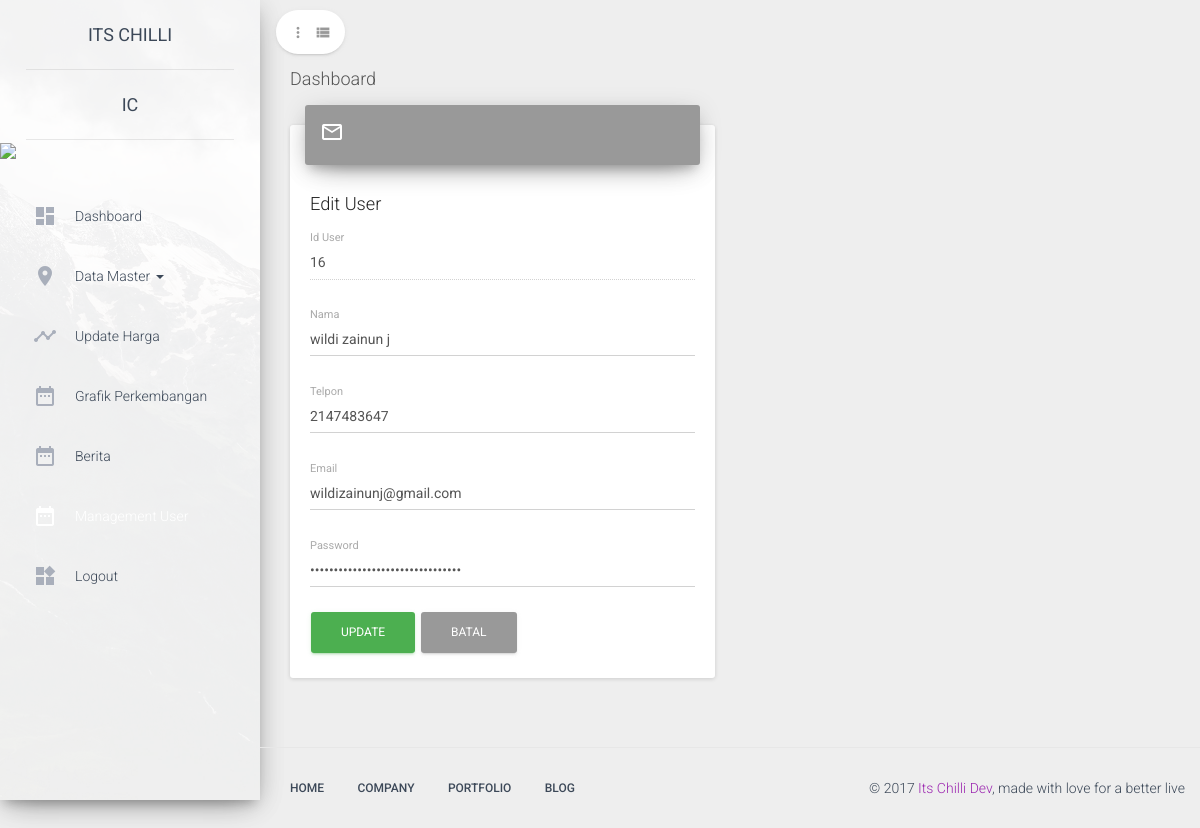
/index.php/itschilli/menuMUserEdit/16, run on the app's committed database.
### tables this page shows
CREATE TABLE `customer` (
  `id` int(3) NOT NULL,
  `nama` varchar(25) NOT NULL,
  `email` varchar(30) NOT NULL,
  `no_telp` int(20) NOT NULL,
  `pass` varchar(40) NOT NULL
);

### application/controllers/Itschilli.php (called while the page is built, shortened)
<?php
class Itschilli extends CI_Controller
{
  public function __construct(){
    $this->load->model('Mchilli');
    $this->model = $this->Mchilli;
    $this->load->helper('url');
  }
  public function menuMUserEdit($id)
  {
    $where = array(
    'id' => $id
    );
    if (null !== $this->input->post('edit')) {
      $nama = $this->input->post('nama');
      $telp = $this->input->post('telp');
      $email = $this->input->post('email');
      $password = $this->input->post('password');
      $data = array(
      'nama' => $nama,
      'no_telp' => $telp,
      'email' => $email,
      'pass' => md5($password)
      );
      $hasil = $this->Mchilli->updatedata("customer", $data, $where);
      if($hasil){
        redirect('itschilli/menuMUser');
      }else{
        echo "Gagal Update!";
      }
    }else {
      $datauser['datauser'] = $this->model->cekdata('customer',$where)->row();
        $this->load->view('VMUseredit',$datauser);
    }
  }
}
 ?>

### index.php (called while the page is built, shortened)
<?php
require_once BASEPATH.'core/CodeIgniter.php';

### application/models/Mchilli.php (called while the page is built, shortened)
<?php
class Mchilli extends CI_Model
{
  public function cekdata($table, $where)
  {
    return $this->db->get_where($table, $where);
  }
}
 ?>

### application/views/VMUseredit.php (the view, shortened to what this page needs)
<div class="wrapper">
    <div class="sidebar" data-active-color="rose" data-background-color="white" data-image="../assets/img/sidebar-1.jpg">
        <div class="logo">
            <a href="http://www.creative-tim.com" class="simple-text">
                Its Chilli
            </a>
        </div>
        <div class="logo logo-mini">
            <a href="http://www.creative-tim.com" class="simple-text">
                IC
            </a>
        </div>
        <div class="sidebar-wrapper">
            <div class="user">
                <div class="photo">
                    <img src="../assets/img/faces/avatar.jpg" />
                </div>
            </div>
            <ul class="nav">
                <li>
                    <a href="./dashboard.html">
                        <i class="material-icons">dashboard</i>
                        <p>Dashboard</p>
                    </a>
                </li>
                <li>
                    <a data-toggle="collapse" href="#mapsExamples">
                        <i class="material-icons">place</i>
                        <p>Data Master
                            <b class="caret"></b>
                        </p>
                    </a>
                </li>
                <li>
                    <a href="./charts.html">
                        <i class="material-icons">timeline</i>
                        <p>Update Harga</p>
                    </a>
                </li>
                <li>
                    <a href="./calendar.html">
                        <i class="material-icons">date_range</i>
                        <p>Grafik Perkembangan</p>
                    </a>
                </li>
                <li>
                    <a href="./calendar.html">
                        <i class="material-icons">date_range</i>
                        <p>Berita</p>
                    </a>
                </li>
                <li class="active">
                    <a href="./calendar.html">
                        <i class="material-icons">date_range</i>
                        <p>Management User</p>
                    </a>
                </li>
                <li>
                    <a href="<?php echo base_url('index.php/itschilli/logout')?>">
                        <i class="material-icons">widgets</i>
                        <p>Logout</p>
                    </a>
                </li>
            </ul>
        </div>
    </div>
    <div class="main-panel">
        <nav class="navbar navbar-transparent navbar-absolute">
            <div class="container-fluid">
                <div class="navbar-minimize">
                    <button id="minimizeSidebar" class="btn btn-round btn-white btn-fill btn-just-icon">
                        <i class="material-icons visible-on-sidebar-regular">more_vert</i>
                        <i class="material-icons visible-on-sidebar-mini">view_list</i>
                    </button>
                </div>
                <div class="navbar-header">
                    <a class="navbar-brand" href="#"> Dashboard </a>
                </div>
            </div>
        </nav>
        <div class="content">
            <div class="container-fluid">
              <div class="row">
                <div class="col-md-6">
                      <div class="card">
                          <div class="card-header card-header-icon" data-background-color="rose">
                              <i class="material-icons">mail_outline</i>
                          </div>
                          <div class="card-content">
                              <h4 class="card-title">Edit User</h4>
                              <form method="post" action="<?php echo base_url('index.php/itschilli/menuMUserEdit/'.$datauser->id); ?>">
                                <div class="form-group label-floating">
                                    <label class="control-label">Id User</label>
                                    <input type="text" class="form-control" disabled="" value="<?php echo $datauser->id; ?>">
                                </div>
                                <div class="form-group label-floating">
                                    <label class="control-label">Nama</label>
                                    <input type="text" class="form-control" value="<?php echo $datauser->nama; ?>" name="nama">
                                </div>
                                <div class="form-group label-floating">
                                    <label class="control-label">Telpon</label>
                                    <input type="text" class="form-control" value="<?php echo $datauser->no_telp; ?>" name="telp">
                                </div>
                                  <div class="form-group label-floating">
                                      <label class="control-label">Email</label>
                                      <input type="email" class="form-control" value="<?php echo $datauser->email; ?>" name="email">
                                  </div>
                                  <div class="form-group label-floating">
                                      <label class="control-label">Password</label>
                                      <input type="password" class="form-control" value="<?php echo $datauser->pass; ?>" name="password">
                                  </div>
                                  <button type="submit" class="btn btn-fill btn-success" name="edit">Update</button>
                                  <a class="btn btn-fill btn-rose" onclick="window.history.go(-1); return false;">Batal</a>
                              </form>
                          </div>
                      </div>
                  </div>
                 </div>
            </div>
        </div>
        <footer class="footer">
            <div class="container-fluid">
                <nav class="pull-left">
                    <ul>
                        <li>
                            <a href="#">
                                Home
                            </a>
                        </li>
                        <li>
                            <a href="#">
                                Company
                            </a>
                        </li>
                        <li>
                            <a href="#">
                                Portfolio
                            </a>
                        </li>
                        <li>
                            <a href="#">
                                Blog
                            </a>
                        </li>
                    </ul>
                </nav>
                <p class="copyright pull-right">
                    &copy;
                    <a href="">Its Chilli Dev</a>, made with love for a better live
                </p>
            </div>
        </footer>
    </div>
</div>

### data on the page
customer: id "16", nama "wildi zainun j", telp "2147483647", email "wildizainunj@gmail.com"
